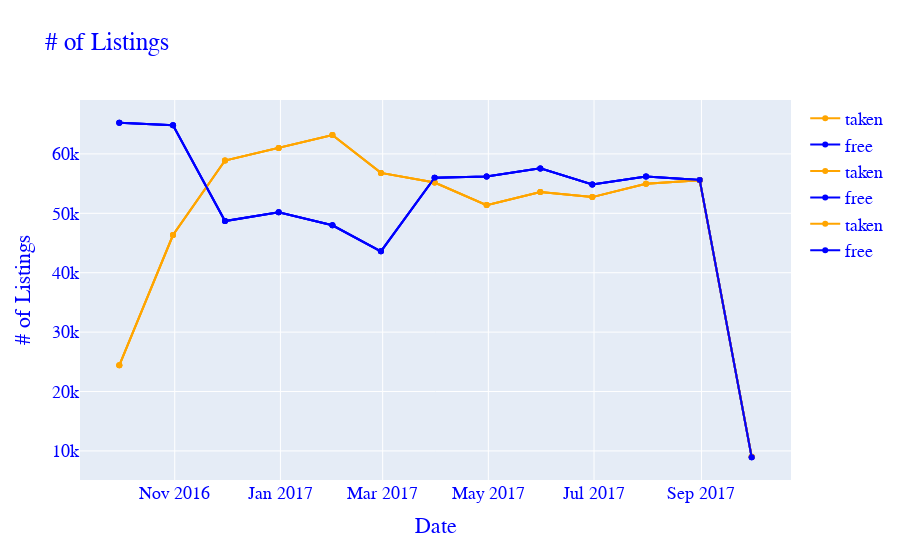

The code cell stored with this chart in its notebook:
### Markdown cell above
Looking at the graph below, we see the number of available and unavailable Airbnb units over the course of a year. So this gives us a look at the busiest and least busiest times of the year. It seems during the holiday season we see the most number of listings on Airbnb, and is when there are more booked units, than available units.

### Code cell
taken = split_cal(cal, 't','date')
free = split_cal(cal, 'f','date')
fig = line_plot(taken, 'date', 'available', 'taken','orange')
fig = line_plot(free,'date','available','free','blue',fig)
fig.update_layout(
    title="# of Listings",
    xaxis_title="Date",
    yaxis_title="# of Listings",
    font=dict(
        family="Courier New, monospace",
        size=18,
        color="Blue"
    )
)
fig.show()

### Figure 1 — Plotly figure (JSON) as saved in the notebook; plotly's stock layout.template omitted (floating-point values rounded to 4 significant figures)
{"data": [{"line": {"color": "orange"}, "mode": "lines+markers", "name": "taken", "type": "scatter", "x": ["2016-09-30T00:00:00", "2016-10-31T00:00:00", "2016-11-30T00:00:00", "2016-12-31T00:00:00", "2017-01-31T00:00:00", "2017-02-28T00:00:00", "2017-03-31T00:00:00", "2017-04-30T00:00:00", "2017-05-31T00:00:00", "2017-06-30T00:00:00", "2017-07-31T00:00:00", "2017-08-31T00:00:00", "2017-09-30T00:00:00"], "y": [24401, 46345, 58888, 60997, 63181, 56810, 55181, 51382, 53600, 52731, 54963, 55561, 8997]}, {"line": {"color": "blue"}, "mode": "lines+markers", "name": "free", "type": "scatter", "x": ["2016-09-30T00:00:00", "2016-10-31T00:00:00", "2016-11-30T00:00:00", "2016-12-31T00:00:00", "2017-01-31T00:00:00", "2017-02-28T00:00:00", "2017-03-31T00:00:00", "2017-04-30T00:00:00", "2017-05-31T00:00:00", "2017-06-30T00:00:00", "2017-07-31T00:00:00", "2017-08-31T00:00:00", "2017-09-30T00:00:00"], "y": [65249, 64821, 48692, 50169, 47985, 43598, 55985, 56198, 57566, 54849, 56203, 55605, 8933]}, {"line": {"color": "orange"}, "mode": "lines+markers", "name": "taken", "type": "scatter", "x": ["2016-09-30T00:00:00", "2016-10-31T00:00:00", "2016-11-30T00:00:00", "2016-12-31T00:00:00", "2017-01-31T00:00:00", "2017-02-28T00:00:00", "2017-03-31T00:00:00", "2017-04-30T00:00:00", "2017-05-31T00:00:00", "2017-06-30T00:00:00", "2017-07-31T00:00:00", "2017-08-31T00:00:00", "2017-09-30T00:00:00"], "y": [24401, 46345, 58888, 60997, 63181, 56810, 55181, 51382, 53600, 52731, 54963, 55561, 8997]}, {"line": {"color": "blue"}, "mode": "lines+markers", "name": "free", "type": "scatter", "x": ["2016-09-30T00:00:00", "2016-10-31T00:00:00", "2016-11-30T00:00:00", "2016-12-31T00:00:00", "2017-01-31T00:00:00", "2017-02-28T00:00:00", "2017-03-31T00:00:00", "2017-04-30T00:00:00", "2017-05-31T00:00:00", "2017-06-30T00:00:00", "2017-07-31T00:00:00", "2017-08-31T00:00:00", "2017-09-30T00:00:00"], "y": [65249, 64821, 48692, 50169, 47985, 43598, 55985, 56198, 57566, 54849, 56203, 55605, 8933]}, {"line": {"color": "orange"}, "mode": "lines+markers", "name": "taken", "type": "scatter", "x": ["2016-09-30T00:00:00", "2016-10-31T00:00:00", "2016-11-30T00:00:00", "2016-12-31T00:00:00", "2017-01-31T00:00:00", "2017-02-28T00:00:00", "2017-03-31T00:00:00", "2017-04-30T00:00:00", "2017-05-31T00:00:00", "2017-06-30T00:00:00", "2017-07-31T00:00:00", "2017-08-31T00:00:00", "2017-09-30T00:00:00"], "y": [24401, 46345, 58888, 60997, 63181, 56810, 55181, 51382, 53600, 52731, 54963, 55561, 8997]}, {"line": {"color": "blue"}, "mode": "lines+markers", "name": "free", "type": "scatter", "x": ["2016-09-30T00:00:00", "2016-10-31T00:00:00", "2016-11-30T00:00:00", "2016-12-31T00:00:00", "2017-01-31T00:00:00", "2017-02-28T00:00:00", "2017-03-31T00:00:00", "2017-04-30T00:00:00", "2017-05-31T00:00:00", "2017-06-30T00:00:00", "2017-07-31T00:00:00", "2017-08-31T00:00:00", "2017-09-30T00:00:00"], "y": [65249, 64821, 48692, 50169, 47985, 43598, 55985, 56198, 57566, 54849, 56203, 55605, 8933]}], "layout": {"font": {"color": "Blue", "family": "Courier New, monospace", "size": 18}, "title": {"text": "# of Listings"}, "xaxis": {"title": {"text": "Date"}}, "yaxis": {"title": {"text": "# of Listings"}}}}
